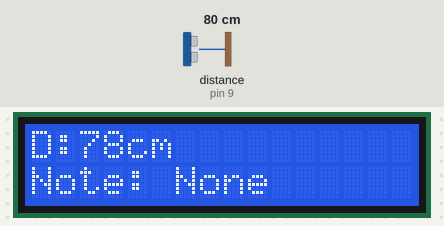
The sketch below on a simulated Arduino Uno, built with avr-gcc and run on an emulated ATmega328P. Parts: 16×2 character LCD. Wiring (inferred from the names in the program): ultrasonic range finder: trigger pin 10; echo pin 9. The test bench sets the inputs (shaded band); at power-on: distance to the obstacle (sensor on pin 9) 80 cm. The echo pulse lasts 58.3 µs per cm; what the sketch prints to the serial monitor is not drawn.

Above: at 3.2 s.
3.3 s: distance to the obstacle (sensor on pin 9) set to 9 cm
At 3.8 s:
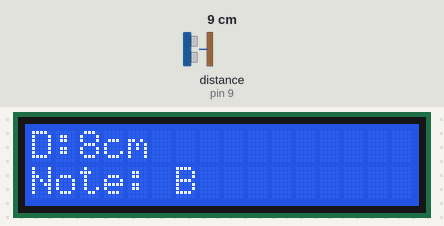
4.8 s: distance to the obstacle (sensor on pin 9) set to 18 cm
At 6.0 s:
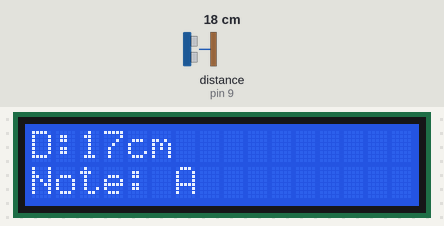
6.3 s: distance to the obstacle (sensor on pin 9) set to 35 cm
At 6.9 s:
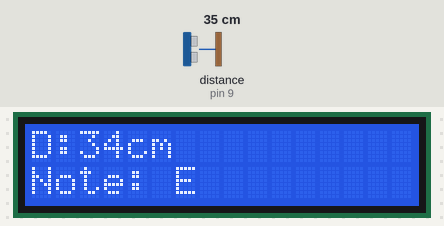
7.8 s: distance to the obstacle (sensor on pin 9) set to 60 cm
At 8.7 s:
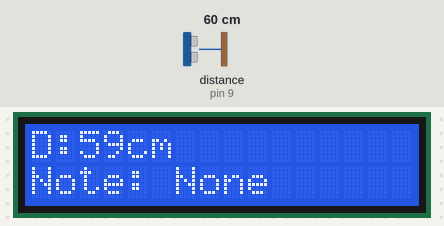
9.3 s: distance to the obstacle (sensor on pin 9) set to 47 cm
At 9.7 s:
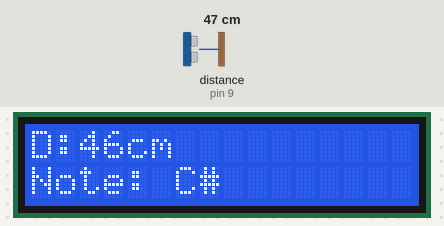
Timing chart, 0 to 11.8 s (numbered marks = the images above; inputs shaded):
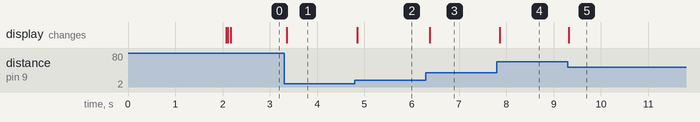

Measured:
- after the input at 3.3 s, the display: changes after 0.05 s (image 1)
- after the input at 4.8 s, the display: changes after 0.05 s (image 2)
- after the input at 6.3 s, the display: changes after 0.08 s (image 3)
- after the input at 7.8 s, the display: changes after 0.06 s (image 4)
- after the input at 9.3 s, the display: changes at once (image 5)

The sketch:

airpiano.ino
```cpp
#include <Wire.h>
#include <LiquidCrystal_I2C.h>

#define TRIG 10
#define ECHO 9

// Initialize 16x2 I2C LCD (address 0x27, adjust if needed)
LiquidCrystal_I2C lcd(0x27, 16, 2);

long duration;
int distance;

String notes[] = {"C", "C#", "D", "D#", "E", "F", "F#", "G", "G#", "A", "A#", "B"};

void setup() {
  pinMode(TRIG, OUTPUT);
  pinMode(ECHO, INPUT);
  Serial.begin(9600);

  // Initialize LCD
  Wire.begin();
  lcd.init();
  lcd.backlight();
  lcd.print("Air Piano Ready!");
  delay(2000);
  lcd.clear();
}

void loop() {
  // Ultrasonic reading
  digitalWrite(TRIG, LOW);
  delayMicroseconds(2);
  digitalWrite(TRIG, HIGH);
  delayMicroseconds(10);
  digitalWrite(TRIG, LOW);

  duration = pulseIn(ECHO, HIGH);
  distance = duration * 0.034 / 2;

  if (distance >= 5 && distance <= 50) {
    int noteIndex = map(distance, 5, 50, 11, 0); // invert
    String noteDisplay = notes[noteIndex];

    // Send to serial
    Serial.print("Distance: ");
    Serial.print(distance);
    Serial.print(" cm - Note: ");
    Serial.println(noteDisplay);

    // Display on LCD
    lcd.setCursor(0, 0);
    lcd.print("D:");
    lcd.print(distance);
    lcd.print("cm ");

    lcd.setCursor(0, 1);
    lcd.print("Note: ");
    lcd.print(noteDisplay);
    lcd.print("   ");  // Clear extra characters
  } else {
    Serial.print("Distance: ");
    Serial.print(distance);
    Serial.println(" cm - Note: none");

    // Display on LCD
    lcd.setCursor(0, 0);
    lcd.print("D:");
    lcd.print(distance);
    lcd.print("cm ");

    lcd.setCursor(0, 1);
    lcd.print("Note: None      ");
  }

  delay(50);
}
```
